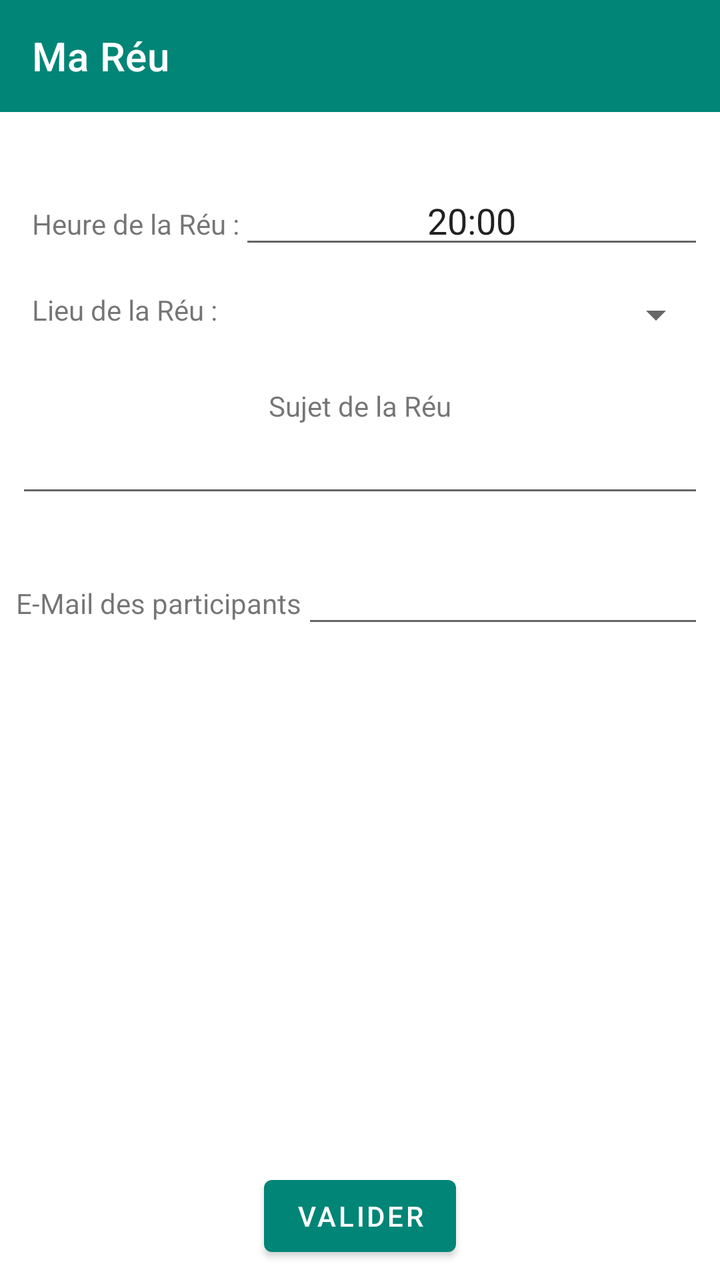
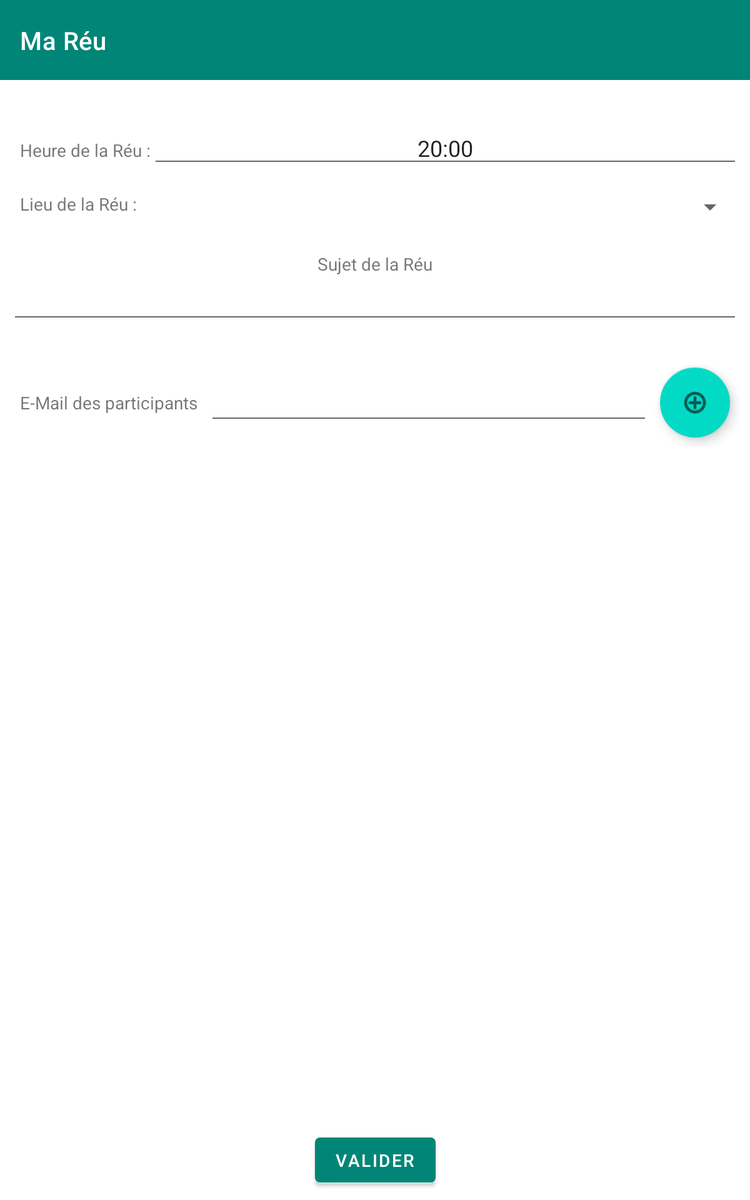

First picture: res/layout/ on a phone held upright. Second picture: the repository's own variant of that layout, on a device whose configuration matches the variant's folder. Source for both follows.
<!-- AndroidManifest.xml: application theme AppTheme -->
<!-- res/layout/activity_new_meeting.xml -->
<?xml version="1.0" encoding="utf-8"?>
<androidx.constraintlayout.widget.ConstraintLayout xmlns:android="http://schemas.android.com/apk/res/android"
    xmlns:app="http://schemas.android.com/apk/res-auto"
    xmlns:tools="http://schemas.android.com/tools"
    android:layout_width="match_parent"
    android:layout_height="match_parent"
    tools:context=".ui.new_meeting.NewMeetingActivity">

    <com.google.android.material.appbar.AppBarLayout
        android:id="@+id/appBarLayout"
        android:layout_width="match_parent"
        android:layout_height="wrap_content"
        android:theme="@style/AppTheme.AppBarOverlay"
        app:layout_constraintEnd_toEndOf="parent"
        app:layout_constraintStart_toStartOf="parent"
        app:layout_constraintTop_toTopOf="parent">

        <androidx.appcompat.widget.Toolbar
            android:id="@+id/toolbar"
            android:layout_width="match_parent"
            android:layout_height="?attr/actionBarSize"
            android:background="?attr/colorPrimary"
            app:popupTheme="@style/AppTheme.PopupOverlay"
            app:title="@string/mareu" />

    </com.google.android.material.appbar.AppBarLayout>

    <LinearLayout
        android:id="@+id/linearLayoutTime"
        android:layout_width="match_parent"
        android:layout_height="wrap_content"
        android:layout_marginStart="8dp"
        android:layout_marginTop="32dp"
        android:layout_marginEnd="8dp"
        android:orientation="horizontal"
        app:layout_constraintEnd_toEndOf="parent"
        app:layout_constraintStart_toStartOf="parent"
        app:layout_constraintTop_toBottomOf="@+id/appBarLayout">

        <TextView
            android:id="@+id/textView2"
            android:layout_width="wrap_content"
            android:layout_height="wrap_content"
            android:layout_marginStart="8dp"
            android:text="Heure de la Réu :" />

        <EditText
            android:id="@+id/tvMeetingTime"
            android:layout_width="match_parent"
            android:layout_height="wrap_content"
            android:ems="10"
            android:focusable="false"
            android:gravity="center"
            android:inputType="textPersonName"
            android:text="20:00" />

    </LinearLayout>

    <LinearLayout
        android:id="@+id/linearLayoutPlace"
        android:layout_width="match_parent"
        android:layout_height="wrap_content"
        android:layout_marginStart="8dp"
        android:layout_marginTop="16dp"
        android:layout_marginEnd="8dp"
        android:orientation="horizontal"
        app:layout_constraintEnd_toEndOf="parent"
        app:layout_constraintStart_toStartOf="parent"
        app:layout_constraintTop_toBottomOf="@+id/linearLayoutTime">

        <TextView
            android:id="@+id/textView4"
            android:layout_width="wrap_content"
            android:layout_height="wrap_content"
            android:layout_marginStart="8dp"
            android:text="Lieu de la Réu :" />

        <Spinner
            android:id="@+id/spinnerRoom"
            android:layout_width="match_parent"
            android:layout_height="wrap_content"
            android:gravity="center" />
    </LinearLayout>

    <LinearLayout
        android:id="@+id/LinearLayoutTuto"
        android:layout_width="match_parent"
        android:layout_height="wrap_content"
        android:layout_marginStart="8dp"
        android:layout_marginTop="24dp"
        android:layout_marginEnd="8dp"
        android:orientation="vertical"
        app:layout_constraintEnd_toEndOf="parent"
        app:layout_constraintStart_toStartOf="parent"
        app:layout_constraintTop_toBottomOf="@+id/linearLayoutPlace">

        <TextView
            android:id="@+id/textView5"
            android:layout_width="wrap_content"
            android:layout_height="wrap_content"
            android:layout_gravity="center_horizontal"
            android:text="Sujet de la Réu" />

        <EditText
            android:id="@+id/tvTuto"
            android:layout_width="match_parent"
            android:layout_height="wrap_content"
            android:ems="10"
            android:inputType="textPersonName" />
    </LinearLayout>

    <LinearLayout
        android:id="@+id/LinearLayoutEmail"
        android:layout_width="0dp"
        android:layout_height="wrap_content"
        android:layout_marginStart="8dp"
        android:layout_marginTop="24dp"
        android:layout_marginEnd="8dp"
        android:orientation="horizontal"
        app:layout_constraintEnd_toEndOf="parent"
        app:layout_constraintStart_toStartOf="parent"
        app:layout_constraintTop_toBottomOf="@+id/LinearLayoutTuto">

        <TextView
            android:id="@+id/textView6"
            android:layout_width="wrap_content"
            android:layout_height="wrap_content"
            android:text="E-Mail des participants" />

        <EditText
            android:id="@+id/tvAddEmail"
            android:layout_width="wrap_content"
            android:layout_height="wrap_content"
            android:ems="10"
            android:inputType="textEmailAddress" />

        <com.google.android.material.floatingactionbutton.FloatingActionButton
            android:id="@+id/fabAddEmail"
            android:layout_width="wrap_content"
            android:layout_height="wrap_content"
            android:clickable="true"
            android:focusable="true"
            app:srcCompat="@android:drawable/ic_menu_add" />
    </LinearLayout>

    <Button
        android:id="@+id/btnValidNewMeeting"
        android:layout_width="wrap_content"
        android:layout_height="wrap_content"
        android:layout_marginStart="8dp"
        android:layout_marginEnd="8dp"
        android:layout_marginBottom="8dp"
        android:text="Valider"
        app:layout_constraintBottom_toBottomOf="parent"
        app:layout_constraintEnd_toEndOf="parent"
        app:layout_constraintStart_toStartOf="parent" />


</androidx.constraintlayout.widget.ConstraintLayout>
<!-- resources referenced by this layout -->
<resources>
  <string name="mareu">Ma Réu</string>
  <style name="AppTheme.AppBarOverlay" parent="ThemeOverlay.AppCompat.Dark.ActionBar" />
  <style name="AppTheme.PopupOverlay" parent="ThemeOverlay.AppCompat.Light" />
  <style name="AppTheme" parent="Theme.MaterialComponents.Light.NoActionBar">
          
          <item name="colorPrimary">@color/colorPrimary</item>
          <item name="colorPrimaryDark">@color/colorPrimaryDark</item>
          <item name="colorAccent">@color/colorAccent</item>
          <item name="chipIconTint">@color/chipIconTint</item>
      </style>
  <color name="colorPrimary">#008577</color>
  <color name="colorPrimaryDark">#00574B</color>
  <color name="colorAccent">#D81B60</color>
  <color name="chipIconTint">#D81B60</color>
</resources>
<!-- res/layout-sw600dp/activity_new_meeting.xml (the repository's variant of the layout above) -->
<!-- drawn on a 7-inch tablet held upright -->
<?xml version="1.0" encoding="utf-8"?>
<androidx.constraintlayout.widget.ConstraintLayout xmlns:android="http://schemas.android.com/apk/res/android"
    xmlns:app="http://schemas.android.com/apk/res-auto"
    xmlns:tools="http://schemas.android.com/tools"
    android:layout_width="match_parent"
    android:layout_height="match_parent"
    tools:context=".ui.new_meeting.NewMeetingActivity">

    <com.google.android.material.appbar.AppBarLayout
        android:id="@+id/appBarLayout"
        android:layout_width="match_parent"
        android:layout_height="wrap_content"
        android:theme="@style/AppTheme.AppBarOverlay"
        app:layout_constraintEnd_toEndOf="parent"
        app:layout_constraintStart_toStartOf="parent"
        app:layout_constraintTop_toTopOf="parent">

        <androidx.appcompat.widget.Toolbar
            android:id="@+id/toolbar"
            android:layout_width="match_parent"
            android:layout_height="?attr/actionBarSize"
            android:background="?attr/colorPrimary"
            app:popupTheme="@style/AppTheme.PopupOverlay"
            app:title="@string/mareu" />

    </com.google.android.material.appbar.AppBarLayout>

    <LinearLayout
        android:id="@+id/linearLayoutTime"
        android:layout_width="match_parent"
        android:layout_height="wrap_content"
        android:layout_marginStart="8dp"
        android:layout_marginTop="32dp"
        android:layout_marginEnd="8dp"
        android:orientation="horizontal"
        app:layout_constraintEnd_toEndOf="parent"
        app:layout_constraintStart_toStartOf="parent"
        app:layout_constraintTop_toBottomOf="@+id/appBarLayout">

        <TextView
            android:id="@+id/textView2"
            android:layout_width="wrap_content"
            android:layout_height="wrap_content"
            android:layout_marginStart="8dp"
            android:text="@string/heure_de_la_r_u" />

        <EditText
            android:id="@+id/tvMeetingTime"
            android:layout_width="match_parent"
            android:layout_height="wrap_content"
            android:ems="10"
            android:focusable="false"
            android:gravity="center"
            android:inputType="textPersonName"
            android:text="@string/_20_00" />

    </LinearLayout>

    <LinearLayout
        android:id="@+id/linearLayoutPlace"
        android:layout_width="match_parent"
        android:layout_height="wrap_content"
        android:layout_marginStart="8dp"
        android:layout_marginTop="16dp"
        android:layout_marginEnd="8dp"
        android:orientation="horizontal"
        app:layout_constraintEnd_toEndOf="parent"
        app:layout_constraintStart_toStartOf="parent"
        app:layout_constraintTop_toBottomOf="@+id/linearLayoutTime">

        <TextView
            android:id="@+id/textView4"
            android:layout_width="wrap_content"
            android:layout_height="wrap_content"
            android:layout_marginStart="8dp"
            android:text="@string/lieu_de_la_r_u" />

        <Spinner
            android:id="@+id/spinnerRoom"
            android:layout_width="match_parent"
            android:layout_height="wrap_content"
            android:gravity="center" />
    </LinearLayout>

    <LinearLayout
        android:id="@+id/LinearLayoutTuto"
        android:layout_width="match_parent"
        android:layout_height="wrap_content"
        android:layout_marginStart="8dp"
        android:layout_marginTop="24dp"
        android:layout_marginEnd="8dp"
        android:orientation="vertical"
        app:layout_constraintEnd_toEndOf="parent"
        app:layout_constraintStart_toStartOf="parent"
        app:layout_constraintTop_toBottomOf="@+id/linearLayoutPlace">

        <TextView
            android:id="@+id/textView5"
            android:layout_width="wrap_content"
            android:layout_height="wrap_content"
            android:layout_gravity="center_horizontal"
            android:text="@string/sujet_de_la_r_u" />

        <EditText
            android:id="@+id/tvTuto"
            android:layout_width="match_parent"
            android:layout_height="wrap_content"
            android:ems="10"
            android:inputType="textPersonName" />
    </LinearLayout>

    <androidx.constraintlayout.widget.ConstraintLayout
        android:id="@+id/LinearLayoutEmail"
        android:layout_width="0dp"
        android:layout_height="wrap_content"
        android:layout_marginStart="8dp"
        android:layout_marginTop="24dp"
        android:layout_marginEnd="8dp"
        android:orientation="horizontal"
        app:layout_constraintEnd_toEndOf="parent"
        app:layout_constraintStart_toStartOf="parent"
        app:layout_constraintTop_toBottomOf="@+id/LinearLayoutTuto">

        <TextView
            android:id="@+id/textView6"
            android:layout_width="wrap_content"
            android:layout_height="wrap_content"
            android:layout_marginStart="8dp"
            android:layout_marginTop="8dp"
            android:layout_marginBottom="8dp"
            android:text="@string/e_mail_des_participants"
            app:layout_constraintBottom_toBottomOf="parent"
            app:layout_constraintStart_toStartOf="parent"
            app:layout_constraintTop_toTopOf="parent" />

        <EditText
            android:id="@+id/tvAddEmail"
            android:layout_width="0dp"
            android:layout_height="wrap_content"
            android:layout_marginStart="8dp"
            android:layout_marginTop="8dp"
            android:layout_marginEnd="8dp"
            android:layout_marginBottom="8dp"
            android:ems="10"
            android:inputType="textEmailAddress"
            app:layout_constraintBottom_toBottomOf="parent"
            app:layout_constraintEnd_toStartOf="@+id/fabAddEmail"
            app:layout_constraintStart_toEndOf="@+id/textView6"
            app:layout_constraintTop_toTopOf="parent" />

        <com.google.android.material.floatingactionbutton.FloatingActionButton
            android:id="@+id/fabAddEmail"
            android:layout_width="204dp"
            android:layout_height="wrap_content"
            android:layout_gravity="right"
            android:layout_marginTop="8dp"
            android:layout_marginEnd="8dp"
            android:layout_marginBottom="8dp"
            android:clickable="true"
            android:focusable="true"
            app:layout_constraintBottom_toBottomOf="parent"
            app:layout_constraintEnd_toEndOf="parent"
            app:layout_constraintTop_toTopOf="parent"
            app:srcCompat="@android:drawable/ic_menu_add" />
    </androidx.constraintlayout.widget.ConstraintLayout>

    <Button
        android:id="@+id/btnValidNewMeeting"
        android:layout_width="wrap_content"
        android:layout_height="wrap_content"
        android:layout_marginStart="8dp"
        android:layout_marginEnd="8dp"
        android:layout_marginBottom="8dp"
        android:text="@string/valider"
        app:layout_constraintBottom_toBottomOf="parent"
        app:layout_constraintEnd_toEndOf="parent"
        app:layout_constraintStart_toStartOf="parent" />

    <ListView
        android:id="@+id/listViewEmail"
        android:layout_width="0dp"
        android:layout_height="0dp"
        android:layout_marginStart="8dp"
        android:layout_marginTop="16dp"
        android:layout_marginEnd="8dp"
        android:layout_marginBottom="8dp"
        app:layout_constraintBottom_toTopOf="@+id/btnValidNewMeeting"
        app:layout_constraintEnd_toEndOf="parent"
        app:layout_constraintStart_toStartOf="parent"
        app:layout_constraintTop_toBottomOf="@+id/LinearLayoutEmail" />


</androidx.constraintlayout.widget.ConstraintLayout>
<!-- resources referenced by the variant -->
<!-- as a 7-inch tablet held upright resolves them -->
<resources>
  <string name="_20_00">20:00</string>
  <string name="e_mail_des_participants">E-Mail des participants</string>
  <string name="heure_de_la_r_u">Heure de la Réu :</string>
  <string name="lieu_de_la_r_u">Lieu de la Réu :</string>
  <string name="mareu">Ma Réu</string>
  <string name="sujet_de_la_r_u">Sujet de la Réu</string>
  <string name="valider">Valider</string>
  <style name="AppTheme.AppBarOverlay" parent="ThemeOverlay.AppCompat.Dark.ActionBar" />
  <style name="AppTheme.PopupOverlay" parent="ThemeOverlay.AppCompat.Light" />
  <style name="AppTheme" parent="Theme.MaterialComponents.Light.NoActionBar">
          
          <item name="colorPrimary">@color/colorPrimary</item>
          <item name="colorPrimaryDark">@color/colorPrimaryDark</item>
          <item name="colorAccent">@color/colorAccent</item>
          <item name="chipIconTint">@color/chipIconTint</item>
      </style>
  <color name="colorPrimary">#008577</color>
  <color name="colorPrimaryDark">#00574B</color>
  <color name="colorAccent">#D81B60</color>
  <color name="chipIconTint">#D81B60</color>
</resources>
